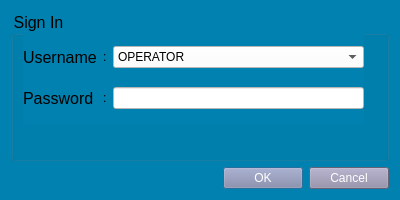
<?xml version="1.0" encoding="UTF-8"?>
<ui version="4.0">
 <class>Dialog</class>
 <widget class="QDialog" name="Dialog">
  <property name="geometry">
   <rect>
    <x>0</x>
    <y>0</y>
    <width>400</width>
    <height>200</height>
   </rect>
  </property>
  <property name="minimumSize">
   <size>
    <width>400</width>
    <height>200</height>
   </size>
  </property>
  <property name="maximumSize">
   <size>
    <width>400</width>
    <height>200</height>
   </size>
  </property>
  <property name="windowTitle">
   <string>Dialog</string>
  </property>
  <property name="styleSheet">
   <string notr="true">background-color: rgb(0, 129, 175);</string>
  </property>
  <layout class="QVBoxLayout" name="verticalLayout_2">
   <item>
    <layout class="QVBoxLayout" name="verticalLayout">
     <item>
      <widget class="QGroupBox" name="groupBox">
       <property name="font">
        <font>
         <pointsize>12</pointsize>
        </font>
       </property>
       <property name="title">
        <string>Sign In</string>
       </property>
       <widget class="QWidget" name="layoutWidget">
        <property name="geometry">
         <rect>
          <x>12</x>
          <y>22</y>
          <width>341</width>
          <height>91</height>
         </rect>
        </property>
        <layout class="QGridLayout" name="gridLayout">
         <item row="0" column="0">
          <widget class="QLabel" name="label">
           <property name="font">
            <font>
             <pointsize>12</pointsize>
            </font>
           </property>
           <property name="text">
            <string>Username</string>
           </property>
          </widget>
         </item>
         <item row="1" column="2">
          <widget class="QLineEdit" name="password_input">
           <property name="styleSheet">
            <string notr="true">background-color: rgb(255, 255, 255);</string>
           </property>
           <property name="echoMode">
            <enum>QLineEdit::Password</enum>
           </property>
          </widget>
         </item>
         <item row="1" column="0">
          <widget class="QLabel" name="label_2">
           <property name="font">
            <font>
             <pointsize>12</pointsize>
            </font>
           </property>
           <property name="text">
            <string>Password</string>
           </property>
          </widget>
         </item>
         <item row="0" column="1">
          <widget class="QLabel" name="label_3">
           <property name="text">
            <string>:</string>
           </property>
          </widget>
         </item>
         <item row="1" column="1">
          <widget class="QLabel" name="label_4">
           <property name="text">
            <string>:</string>
           </property>
          </widget>
         </item>
         <item row="0" column="2">
          <widget class="QComboBox" name="username_input">
           <property name="styleSheet">
            <string notr="true">background-color: rgb(255, 255, 255);</string>
           </property>
           <item>
            <property name="text">
             <string>OPERATOR</string>
            </property>
           </item>
           <item>
            <property name="text">
             <string>ENGINEER</string>
            </property>
           </item>
           <item>
            <property name="text">
             <string>OEM</string>
            </property>
           </item>
          </widget>
         </item>
        </layout>
       </widget>
      </widget>
     </item>
     <item>
      <widget class="QDialogButtonBox" name="buttonBox">
       <property name="styleSheet">
        <string notr="true">color:rgb(255,255,255);
background-color: rgb(141, 137, 166);</string>
       </property>
       <property name="orientation">
        <enum>Qt::Horizontal</enum>
       </property>
       <property name="standardButtons">
        <set>QDialogButtonBox::Cancel|QDialogButtonBox::Ok</set>
       </property>
      </widget>
     </item>
    </layout>
   </item>
  </layout>
 </widget>
 <tabstops>
  <tabstop>password_input</tabstop>
 </tabstops>
 <resources/>
 <connections>
  <connection>
   <sender>buttonBox</sender>
   <signal>accepted()</signal>
   <receiver>Dialog</receiver>
   <slot>accept()</slot>
   <hints>
    <hint type="sourcelabel">
     <x>248</x>
     <y>254</y>
    </hint>
    <hint type="destinationlabel">
     <x>157</x>
     <y>274</y>
    </hint>
   </hints>
  </connection>
  <connection>
   <sender>buttonBox</sender>
   <signal>rejected()</signal>
   <receiver>Dialog</receiver>
   <slot>reject()</slot>
   <hints>
    <hint type="sourcelabel">
     <x>316</x>
     <y>260</y>
    </hint>
    <hint type="destinationlabel">
     <x>286</x>
     <y>274</y>
    </hint>
   </hints>
  </connection>
 </connections>
</ui>
